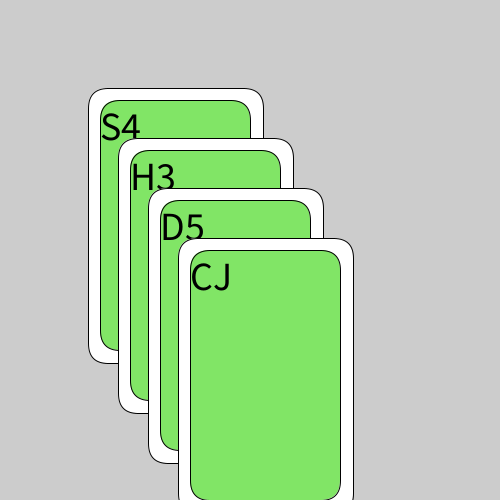
Frame 1 (no input)
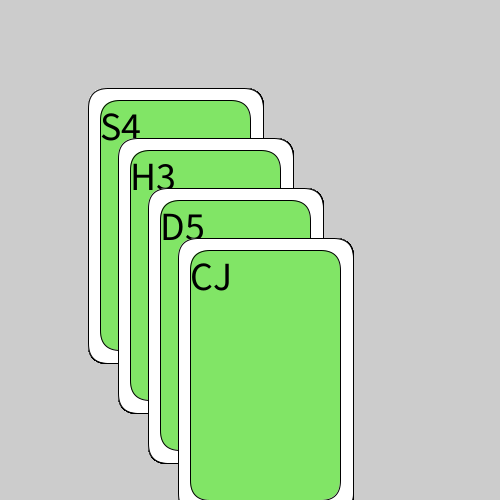
Frame 60 (the mouse pressed at the canvas centre just before this capture)
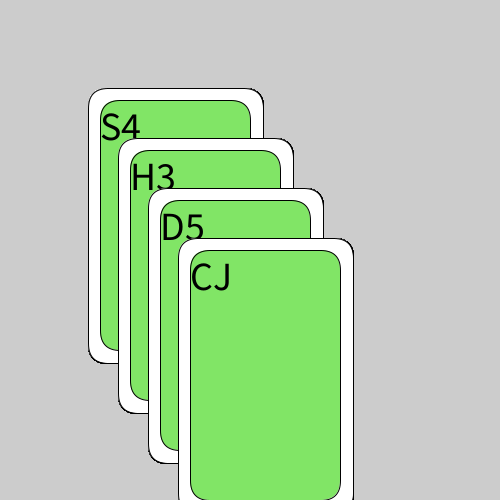
Frame 120 (the mouse held since frame 60 and released just before this capture)

The Processing sketch that drew these frames (run headless with seeded random() and noise(); from frame 60 on, the mouse is pressed at the canvas centre):

// Processing sketch: week02_3
// ── week02_3.pde
void setup(){
size(500,500);
}
int w=25;
void draw(){
drawPokerCard(100,100,"S4");
drawPokerCard(130,150,"H3");
drawPokerCard(160,200,"D5");
drawPokerCard(190,250,"CJ");
}
void drawPokerCard(int x,int y,String face){
fill(255);
rect(x-w/2,y-w/2,150+w,250+w,20);
fill(#81E566);
rect(x,y,150,250,20);
fill(0);
textSize(40);
text(face,x,y+40);
}
